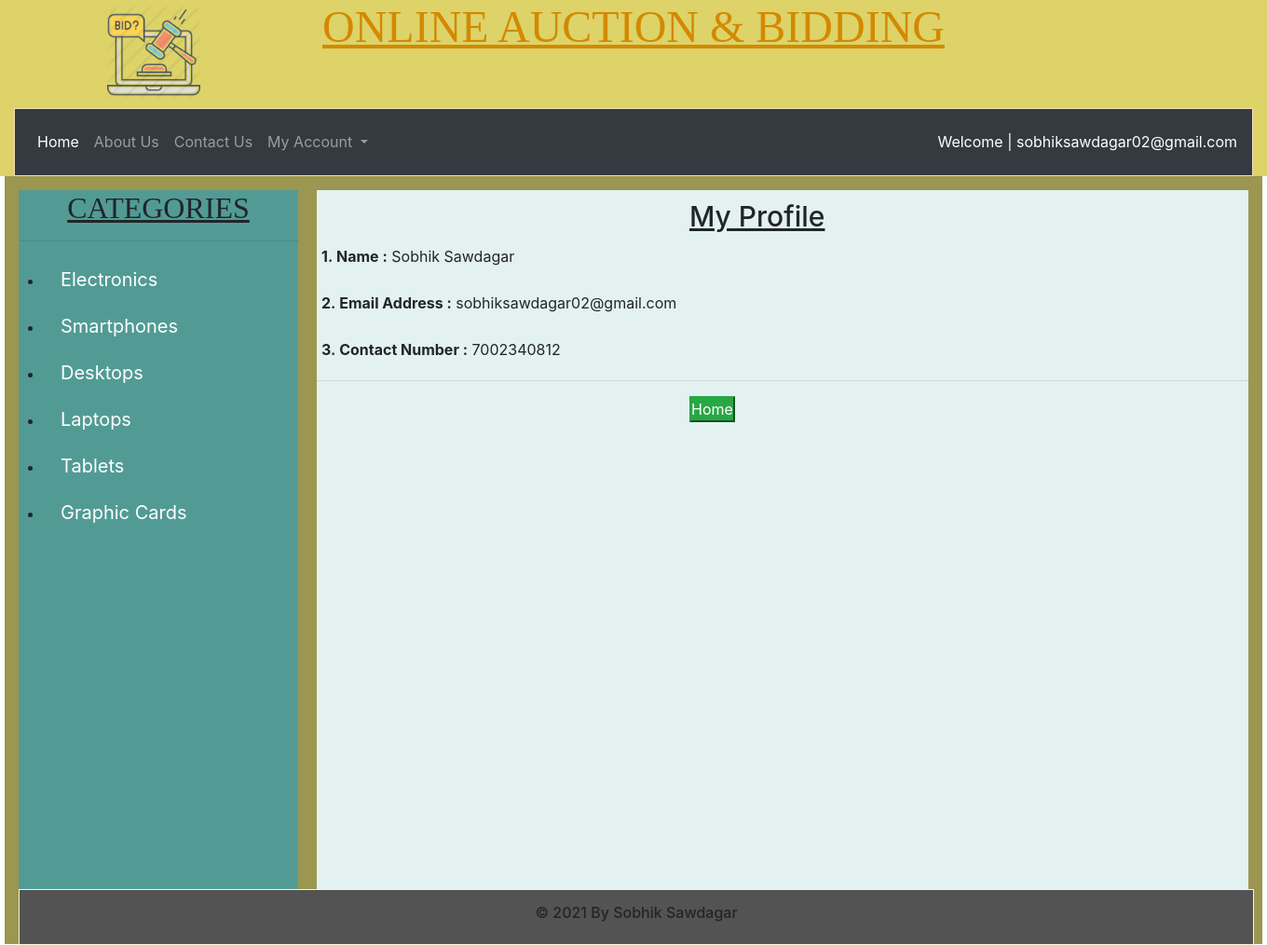
Page /structProfile.php (signed in) on the committed database.
### tables this page shows
CREATE TABLE `customer` (
  `cust_id` int(100) NOT NULL,
  `cust_name` text NOT NULL,
  `cust_email` text NOT NULL,
  `cust_phone` text NOT NULL,
  `cust_pass` text NOT NULL,
  `flag` text NOT NULL
);

CREATE TABLE `categories` (
  `cat_id` int(11) NOT NULL,
  `cat_name` text NOT NULL
);

### userprofile.php (the view)
<div class="content_area" style="overflow:scroll">
    <?php
    $c_id = $_SESSION['cust_id'];
    $get_user = "SELECT * FROM customer WHERE cust_id = '$c_id'";
    $run_user = mysqli_query($conn, $get_user);
    while ($row_pro = mysqli_fetch_array($run_user)) {
        $cust_name = $row_pro['cust_name'];
        $cust_email = $row_pro['cust_email'];
        $cust_phone = $row_pro['cust_phone'];
        echo " <div style='padding-top:10px';>
        <h3 style='font-size: 30px;margin-left:400px;'><u>My Profile</u></h3>
        <p style= 'padding: 5px'><b>1.&nbspName :</b>&nbsp;$cust_name</p>
        <p style= 'padding: 5px'><b>2.&nbspEmail Address :</b>&nbsp;$cust_email</p>
        <p style= 'padding: 5px'><b>3.&nbspContact Number :</b>&nbsp;$cust_phone</p>
        <hr>
        </div>
        ";
    }
    ?>
<button class="btn-success" onclick="window.location='home.php';" style="margin-left: 400px;">Home</button>
</div>

### Sidebar.php (shortened to what this page needs)
<div class="sidebar">
    <h4 style="text-align: center;"><u>CATEGORIES
            <hr></u></h4>
    <ul id="categories">
        <?php
        $cats = "SELECT * FROM categories";
        $run_query = mysqli_query($conn, $cats);
        while ($row_cats = mysqli_fetch_assoc($run_query)) {
            $cat_name = $row_cats['cat_name'];
            echo "<li><a href='structCat.php?cat_name=$cat_name'>$cat_name<a></li>";
        }
        ?>
    </ul>
</div>

### style.css (style rules this page uses)
* { box-sizing: border-box; margin: 0px; padding: 0px; }
.h1, .h2, .h4, h1, h2, h4 { font-size: 2rem; margin-bottom: 0.5rem; font-family: cursive; font-weight: 500; line-height: 1.2; color: inherit; }
.sidebar { height: 750px; width: 300px; background: rgb(82, 155, 149); float: left; }
#categories { text-align: center; padding: 0px; }
#categories li { list-style: inside; margin: 10px; width: auto; float: left; }
#categories a { color: white; padding: 8px; margin: 5px; font-size: 20px; text-decoration: none; }
.content_area { align-items: start; height: 750px; width: 1000px; background: rgb(227, 241, 241); float: right; text-align: justify; }

### rows in the picture
customer: cust_name "Sobhik Sawdagar", cust_email "sobhiksawdagar02@gmail.com", cust_phone "7002340812"
categories: cat_name "Electronics"
categories: cat_name "Smartphones"
categories: cat_name "Desktops"
categories: cat_name "Laptops"
categories: cat_name "Tablets"
categories: cat_name "Graphic Cards"

### other values in the picture
$cemail "sobhiksawdagar02@gmail.com"
